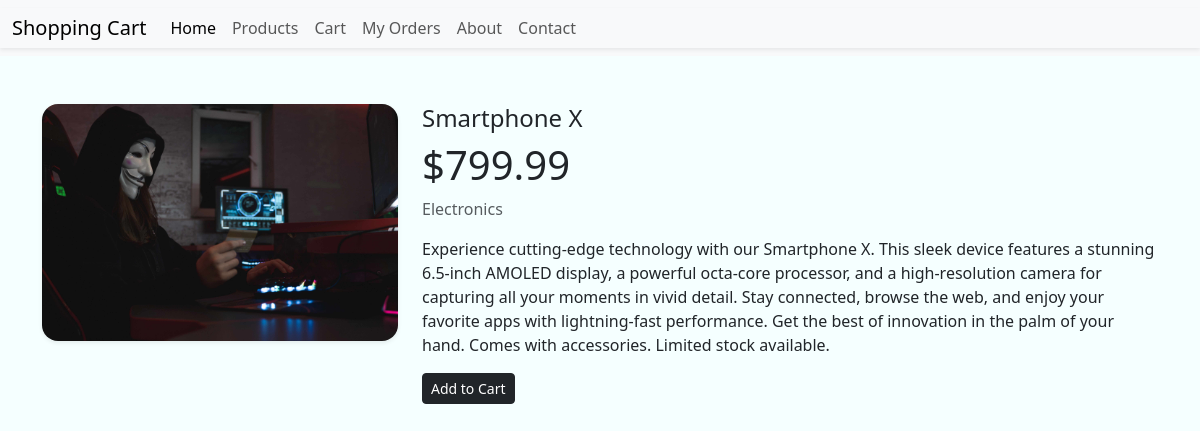
Screenshot of /product.php?id=1 with the database file from the repository.
### tables this page shows
CREATE TABLE IF NOT EXISTS `products` (
  `id` int NOT NULL AUTO_INCREMENT,
  `product_name` varchar(100) NOT NULL,
  `product_price` double(12,2) NOT NULL,
  `product_category` varchar(50) NOT NULL,
  `product_description` text NOT NULL,
  `product_image` varchar(200) NOT NULL,
  PRIMARY KEY (`id`)
);

### classes/Product.php (called while the page is built, shortened)
<?php
class Product{
    public function getProductById($id){
        include "config/dbconnect.php";
        $sql = "SELECT * FROM products WHERE id = ?";
        $stmt = $pdo->prepare($sql);
        $stmt->execute([$id]);
        $product = $stmt->fetch(PDO::FETCH_ASSOC);
        return $product;
    }
}

### product.php (the view, shortened to what this page needs)
<?php
include "config/dbconnect.php";
include_once 'classes/Product.php';
if(!isset($_GET['id'])){
    header("Location: products.php");
}else{
    $productInstance = new Product();
    $id = $_GET['id'];
    $product = $productInstance->getProductById($id);
}
?>
<!DOCTYPE html>
<html lang="en">
<head>
    <link href="https://cdn.jsdelivr.net/npm/bootstrap@5.3.1/dist/css/bootstrap.min.css" rel="stylesheet">
    <link rel="stylesheet" href="https://cdn.jsdelivr.net/npm/bootstrap-icons@1.10.3/font/bootstrap-icons.css">
    <link rel="stylesheet" href="assets/css/style.css">
</head>
<body>
    <?php include_once "components/nav-bar.php"; ?>
    <div class="container mt-5 mb-5">
        <div class="row mb-5">
            <div class="col-md-4">
                <img src="uploads/<?php echo $product['product_image']; ?>" class="img-fluid rounded-4 shadow-sm" alt="">
            </div>
            <div class="col-md-8">
                <div>
                    <h4><?php echo $product['product_name']; ?></h4>
                    <h1>$<?php echo number_format($product['product_price'], 2); ?></h1>
                    <p class="text-muted"><?php echo $product['product_category']; ?></p>
                    <p><?php echo $product['product_description']; ?></p>
                    <?php if((!empty($productInCart)) && $productInCart['quantity'] >= 1){ ?>
                        <button type="button" class="btn btn-dark btn-sm" id="addToCart" data-product-id="<?php echo $product['id']; ?>" data-product-name="<?php echo $product['product_name']; ?>" data-product-price="<?php echo $product['product_price']; ?>" data-quantity="1">+</button>
                    <?php }else{ ?>
                        <button type="button" class="btn btn-dark btn-sm" id="addToCart" data-product-id="<?php echo $product['id']; ?>" data-product-name="<?php echo $product['product_name']; ?>" data-product-price="<?php echo $product['product_price']; ?>" data-quantity="1">Add to Cart</button>
                    <?php } ?>
                </div>
            </div>
        </div>
    </div>
</body>
</html>

### assets/css/style.css (style rules this page uses)
body { background-color: rgb(245, 255, 255); }

### rows the page displays
products: product_image (picture), product_name "Smartphone X", product_price "799.99", product_category "Electronics", product_description "Experience cutting-edge technology with our Smartphone X. This sleek device features a stunning 6.5-inch AMOLED display, a powerful octa-core processor, and a high-resolution camera for capturing all your moments in vivid detail. Stay connected, browse the web, and enjoy your favorite apps with lightning-fast performance. Get the best of innovation in the palm of your hand. Comes with accessories. Limited stock available."
